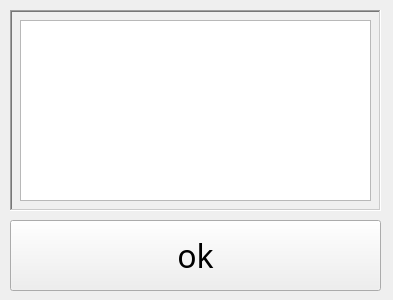
<?xml version="1.0" encoding="UTF-8"?>
<ui version="4.0">
 <class>Remind</class>
 <widget class="QWidget" name="Remind">
  <property name="geometry">
   <rect>
    <x>0</x>
    <y>0</y>
    <width>393</width>
    <height>300</height>
   </rect>
  </property>
  <property name="windowTitle">
   <string>Remind</string>
  </property>
  <widget class="QPushButton" name="pushButton_exit_ERROR">
   <property name="geometry">
    <rect>
     <x>10</x>
     <y>220</y>
     <width>371</width>
     <height>71</height>
    </rect>
   </property>
   <property name="minimumSize">
    <size>
     <width>371</width>
     <height>71</height>
    </size>
   </property>
   <property name="font">
    <font>
     <family>SWTxt</family>
     <pointsize>24</pointsize>
    </font>
   </property>
   <property name="text">
    <string>ok</string>
   </property>
  </widget>
  <widget class="QFrame" name="frame">
   <property name="geometry">
    <rect>
     <x>10</x>
     <y>10</y>
     <width>371</width>
     <height>201</height>
    </rect>
   </property>
   <property name="frameShape">
    <enum>QFrame::WinPanel</enum>
   </property>
   <property name="frameShadow">
    <enum>QFrame::Sunken</enum>
   </property>
   <property name="lineWidth">
    <number>3</number>
   </property>
   <widget class="QTextBrowser" name="textBrowser">
    <property name="geometry">
     <rect>
      <x>10</x>
      <y>10</y>
      <width>351</width>
      <height>181</height>
     </rect>
    </property>
   </widget>
  </widget>
 </widget>
 <resources/>
 <connections/>
</ui>
